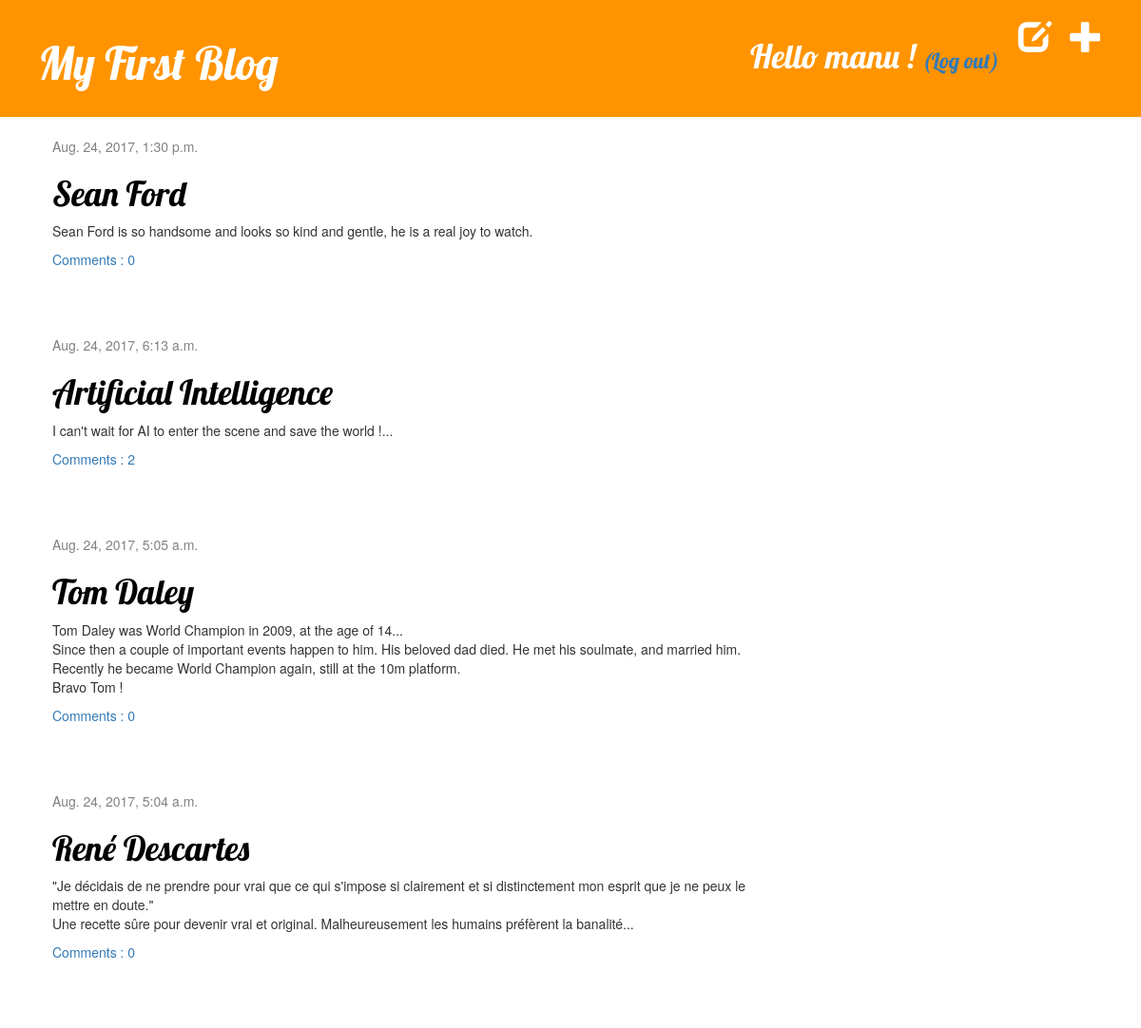
The app's page / (signed in) with its own data.
### blog/models.py (models this page shows, shortened)
class Post(models.Model) :
    author = models.ForeignKey('auth.User')
    title = models.CharField(max_length=200)
    text = models.TextField()
    created_date = models.DateTimeField(default=timezone.now)
    published_date = models.DateTimeField(blank=True, null=True)
    def approved_comments(self) :
        return self.comments.filter(approved_comment=True)

### blog/views.py (the view)
# urls.py: urlpatterns = [url(r'^$', views.post_list, name='post_list'),
def post_list(request) :
    unordered_posts = Post.objects.filter(published_date__lte=timezone.now())
    posts = unordered_posts.order_by('-published_date')
    return render(request, 'blog/post_list.html', {'posts': posts})

### blog/templates/blog/post_list.html
{% extends 'blog/base.html' %}
{% block content %}
	{% for post in posts %}
		<div class="post">
			<div class="date">
				{{ post.published_date }}
			</div>
			<h1><a href="{% url 'post_detail' pk=post.pk %}">  {{ post.title }}  </a></h1>
			<p>  {{ post.text|linebreaksbr }}  </p>
			<a href="{% url 'post_detail' pk=post.pk %}">  Comments : {{ post.approved_comments.count }}  </a>
		</div>
	{% endfor %}
{% endblock content %}

### blog/templates/blog/base.html (shortened to what this page needs)
{% load staticfiles %}
<html>
	<head>
        	<link rel="stylesheet" href="//maxcdn.bootstrapcdn.com/bootstrap/3.2.0/css/bootstrap.min.css">
        	<link rel="stylesheet" href="//maxcdn.bootstrapcdn.com/bootstrap/3.2.0/css/bootstrap-theme.min.css">
        	<link rel="stylesheet" href="{% static 'css/blog.css' %}">
    	</head>
    	<body>
    		<div class="page-header">
			{% if user.is_authenticated %}
    				<a href="{% url 'post_new' %}" class="top-menu"><span class="glyphicon glyphicon-plus"></span></a>
				<a href="{% url 'post_draft_list' %}" class="top-menu"><span class="glyphicon glyphicon-edit"></span></a>
				<h2 class="top-menu">  Hello {{ user.username }} !  <small><a href="{% url 'logout' %}">  (Log out)  </a></small></h2>
			{% else %}
            			<a href="{% url 'login' %}" class="top-menu"><span class="glyphicon glyphicon-lock"></span></a>
			{% endif %}
        		<h1><a href="/">  My First Blog  </a></h1>
    		</div>
    		<div class="content container">
        		<div class="row">
            			<div class="col-md-8">
            				{% block content %}
            				{% endblock %}
            			</div>
        		</div>
    		</div>
	</body>
</html>

### blog/static/css/blog.css (style rules this page uses)
h1 a { color: #FCA205 ; }
.page-header { background-color: #ff9400 ; margin-top: 0 ; padding: 20px 20px 20px 40px ; }
.page-header h1, .page-header h1 a, .page-header h1 a:visited, .page-header h1 a:active { color: #ffffff ; font-size: 36pt ; text-decoration: none ; }
.content { margin-left: 40px ; }
h1, h2, h3, h4 { font-family: 'Lobster', cursive ; }
.date { color: #828282 ; }
.top-menu, .top-menu:hover, .top-menu:visited { color: #ffffff ; float: right ; font-size: 26pt ; margin-right: 20px ; }
.post { margin-bottom: 70px ; }
.post h1 a, .post h1 a:visited { color: #000000 ; }

### records on screen
Post: published_date "Aug. 24, 2017, 1:30 p.m.", title "Sean Ford", text "Sean Ford is so handsome and looks so kind and gentle, he is a real joy to watch.", approved_comments.count "0"
Post: published_date "Aug. 24, 2017, 6:13 a.m.", title "Artificial Intelligence", text "I can't wait for AI to enter the scene and save the world !...", approved_comments.count "2"
Post: published_date "Aug. 24, 2017, 5:05 a.m.", title "Tom Daley", text "Tom Daley was World Champion in 2009, at the age of 14... Since then a couple of important events happen to him. His beloved dad died. He met his soulmate, and married him. Recently he became World Champion again, still at the 10m platform. Bravo Tom !", approved_comments.count "0"
Post: published_date "Aug. 24, 2017, 5:04 a.m.", title "René Descartes", text "\"Je décidais de ne prendre pour vrai que ce qui s'impose si clairement et si distinctement mon esprit que je ne peux le mettre en doute.\" Une recette sûre pour devenir vrai et original. Malheureusement les humains préfèrent la banalité...", approved_comments.count "0"

### other values on screen
{{ user.username }} "manu"
